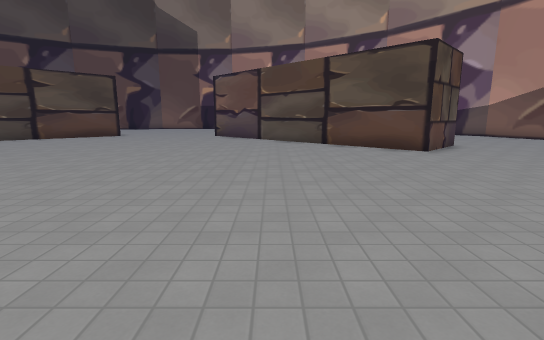
View 1 (above)

22 first-person views from a walk through a level from a Godot 3-D game. The camera is 1.5 m above the floor, tilts 10° down and sees 85° across. The floor is counted in squares, 1.5 m on a side. Each view is taken from the middle of a square. On the plan, view 1 faces up. The plan holds only what a view shows up to about 12 squares ahead; the rest is blank. The place goes on beyond the plan. Characters and animated objects are left out. Some surface patterns are stand-ins.

View 2
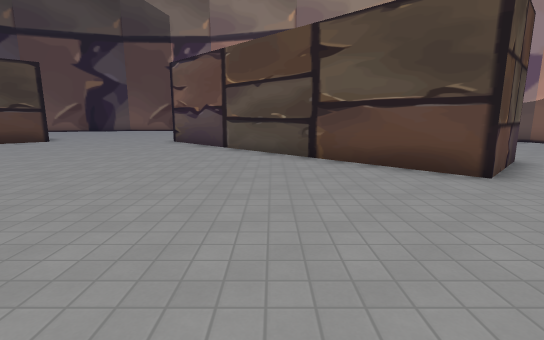

View 3
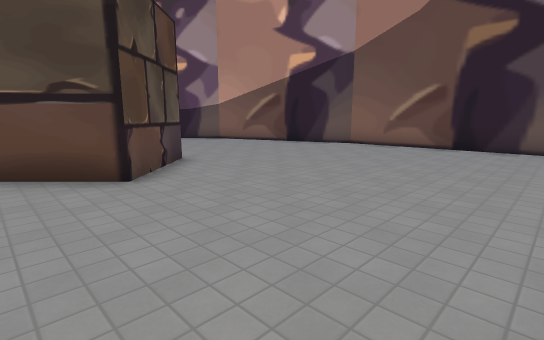

View 4
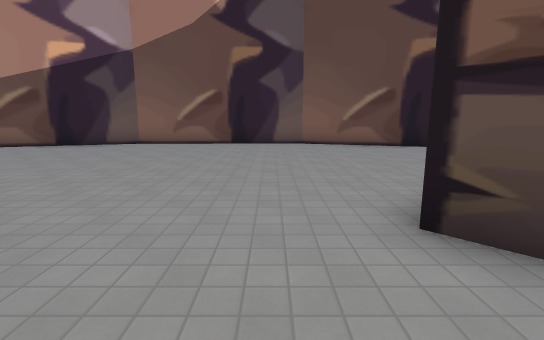

View 5
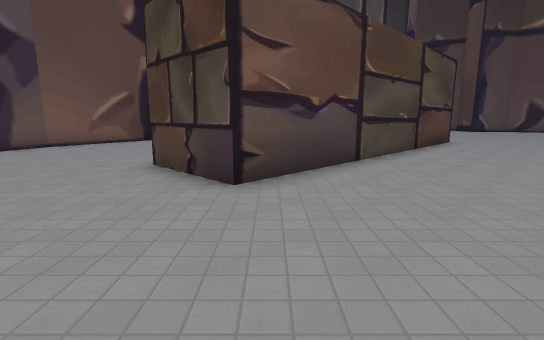

View 6
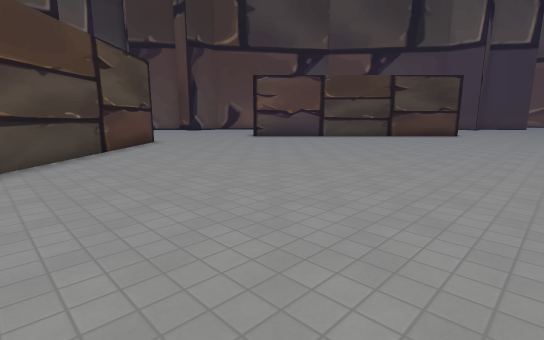

View 7
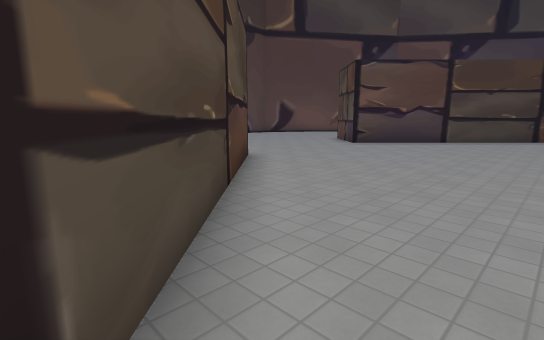

View 8
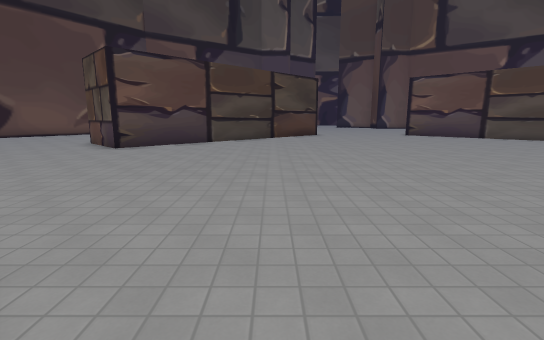

View 9
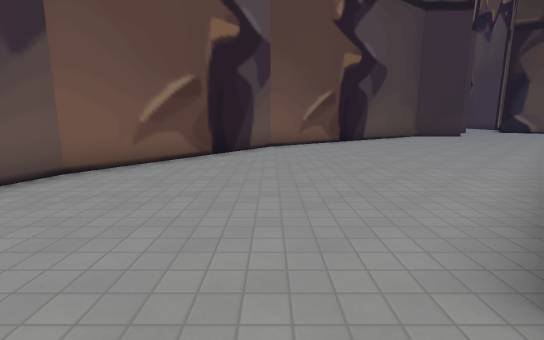

View 10
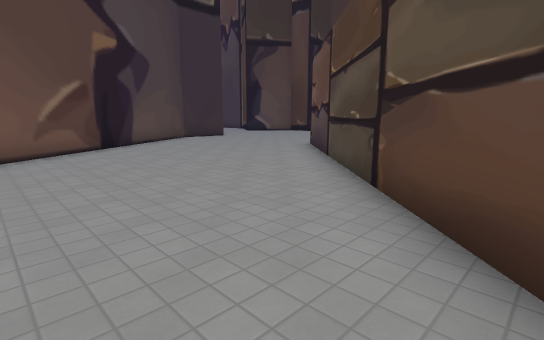

View 11
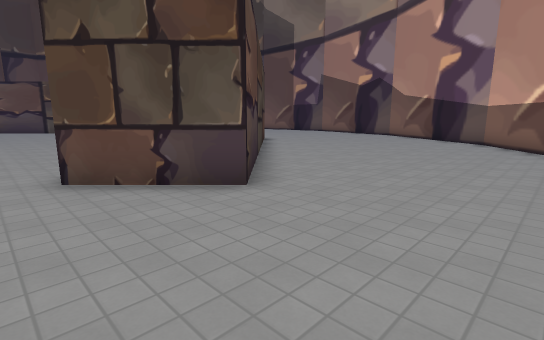

View 12
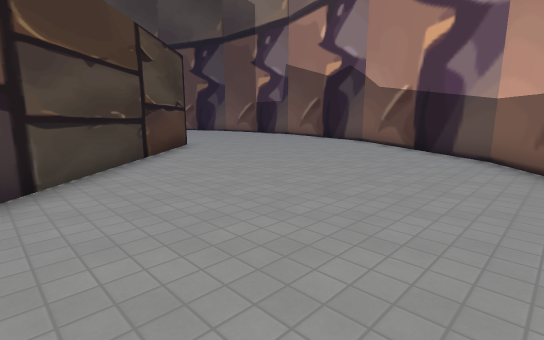

View 13
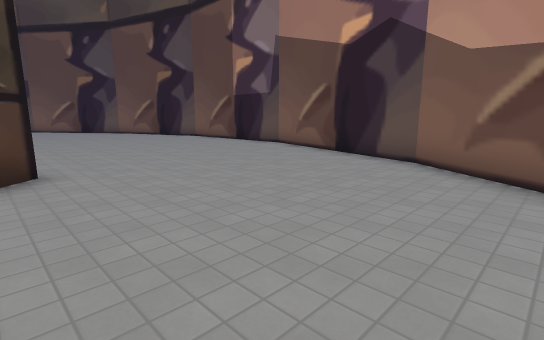

View 14
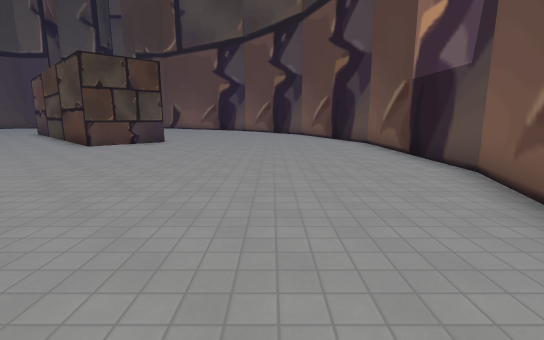

View 15
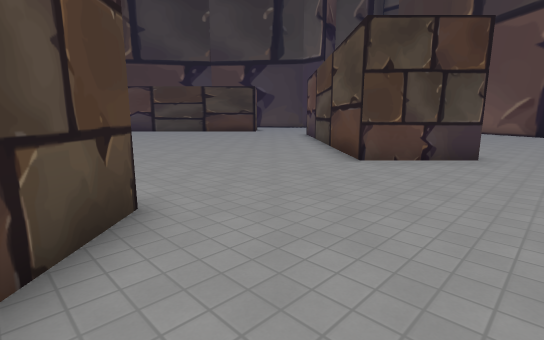

View 16
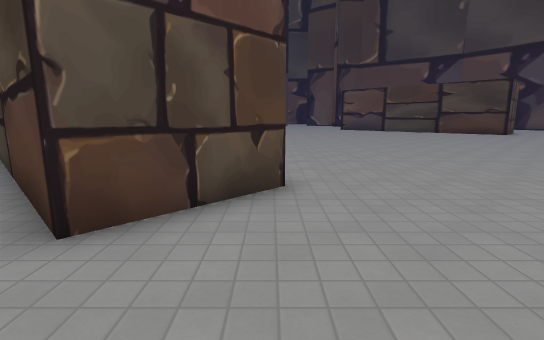

View 17
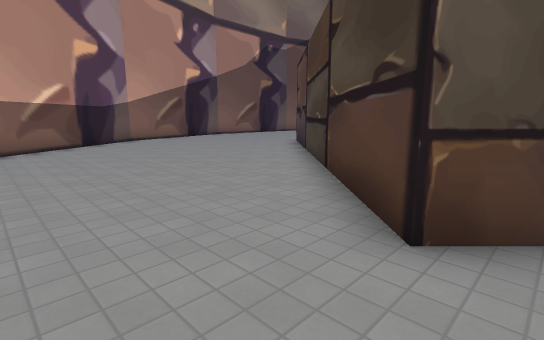

View 18
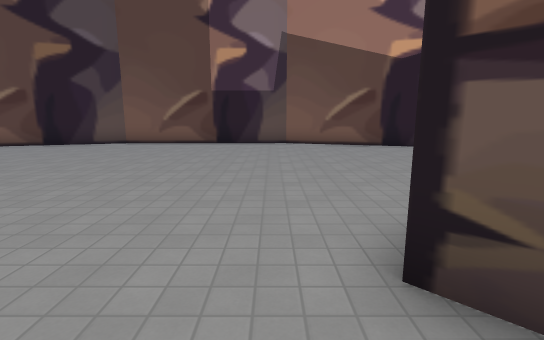

View 19
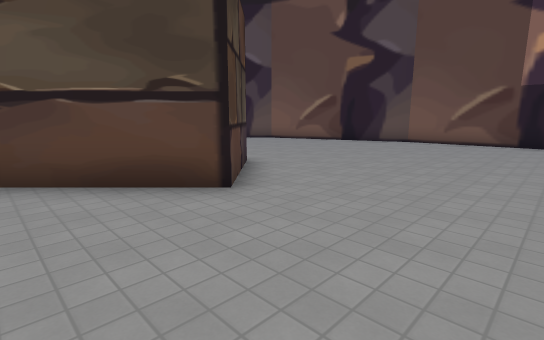

View 20
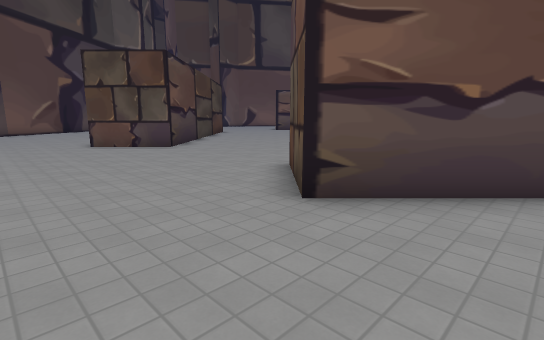

View 21
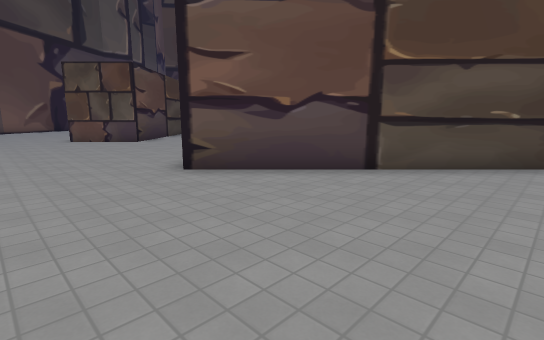

View 22
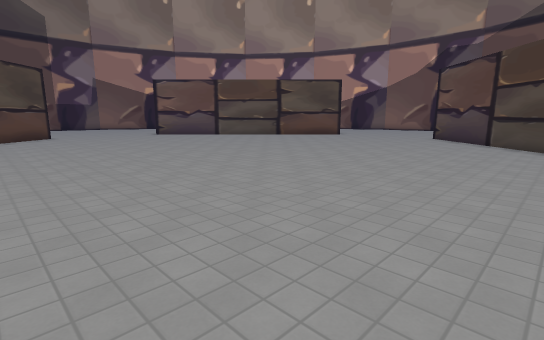

### Floor plan
Points are (right, up) in squares from view 1. A wall is a line through its corners. A room is listed if a view was taken in it or the views show most of it. See-through windows are left out.
Room 1 (views 1, 2, 3, 4, 5, 6, 7, 8, 9, 10, 11, 12, 13, 14, 15, 16, 17, 18, 19, 20, 21, 22)
walls: (4.7, 8.8) (-3.2, 16.7) (-1.2, 18.7) (6.6, 10.8) (4.7, 8.8); (5.9, 1.1) (-1.3, -6.2) (-3.3, -4.2) (4.6, 3.6) (6.6, 1.6); (-10.5, 18.6) (-8.4, 16.6) (-11.5, 13.4); (-11.6, -1.4) (-8.8, -4.2) (-10.8, -6.2); (5.1, -9.6) (8, -7.4) (11.7, -2.2) (13.6, 3.8) (13.6, 10.1) (11.5, 16.2) (7.8, 21.3) (2.6, 24.9) (-3.4, 26.8) (-9.7, 26.8) (-11.6, 26.2)

Where each view was taken, in squares from view 1:
view 1: 0 up, 0 right, facing up
view 2: 4 up, 1 right, facing up
view 3: 4 up, 3 right, facing up-right
view 4: 5 up, 2 right, facing right
view 5: 8 up, 4 right, facing down
view 6: 8 up, 2 right, facing down-left
view 7: 2 up, 2 right, facing down-left
view 8: 1 up, 1 right, facing left
view 9: 3 up, 8 right, facing down
view 10: 1 up, 8 right, facing down-left
view 11: 8 up, 10 right, facing up-left
view 12: 13 up, 9 right, facing up-left
view 13: 18 up, 5 right, facing up-left
view 14: 23 up, 2 right, facing left
view 15: 20 up, 2 left, facing down-left
view 16: 21 up, 3 left, facing down
view 17: 21 up, 2 left, facing down-right
view 18: 15 up, 4 left, facing up
view 19: 14 up, 5 left, facing up-left
view 20: 9 down, 1 right, facing up-left
view 21: 9 down, 4 right, facing up-left
view 22: 1 down, 11 left, facing up-right
